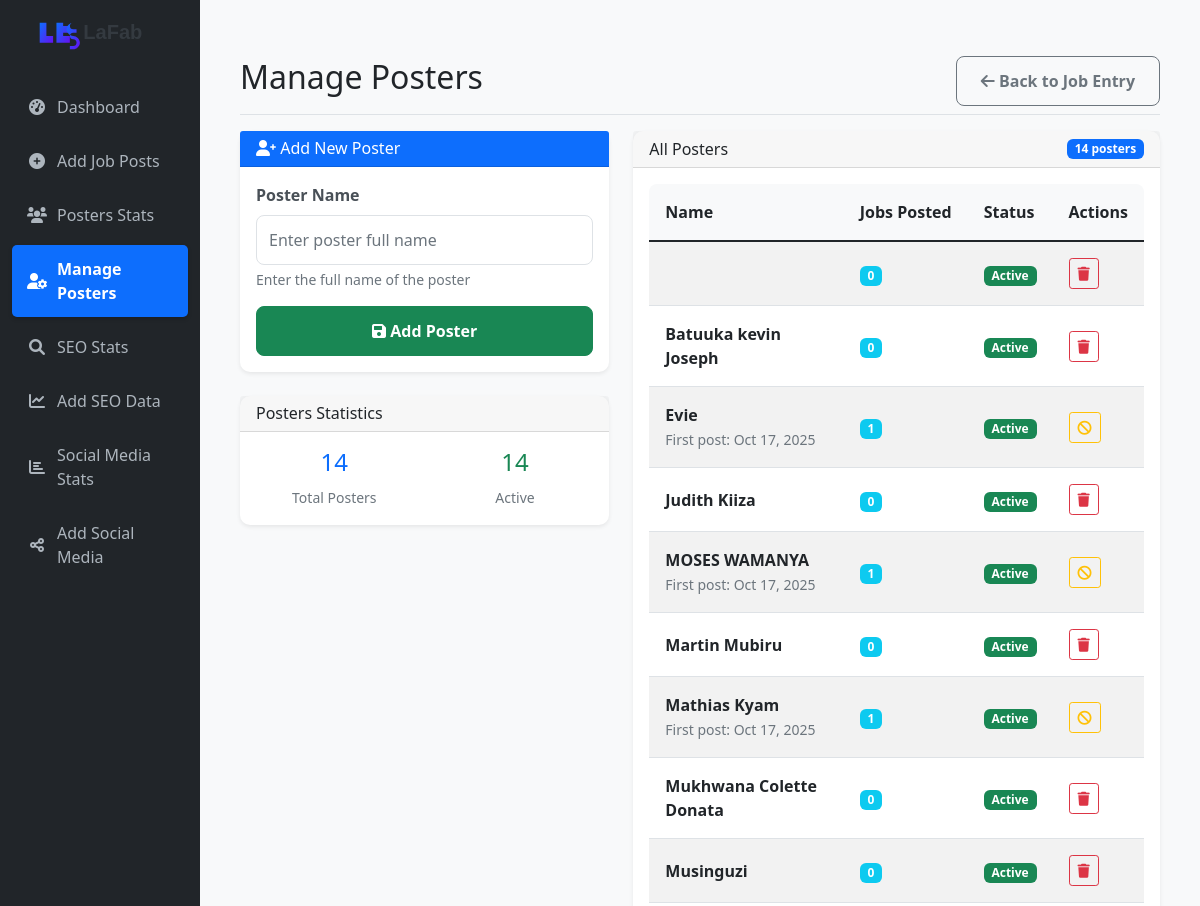
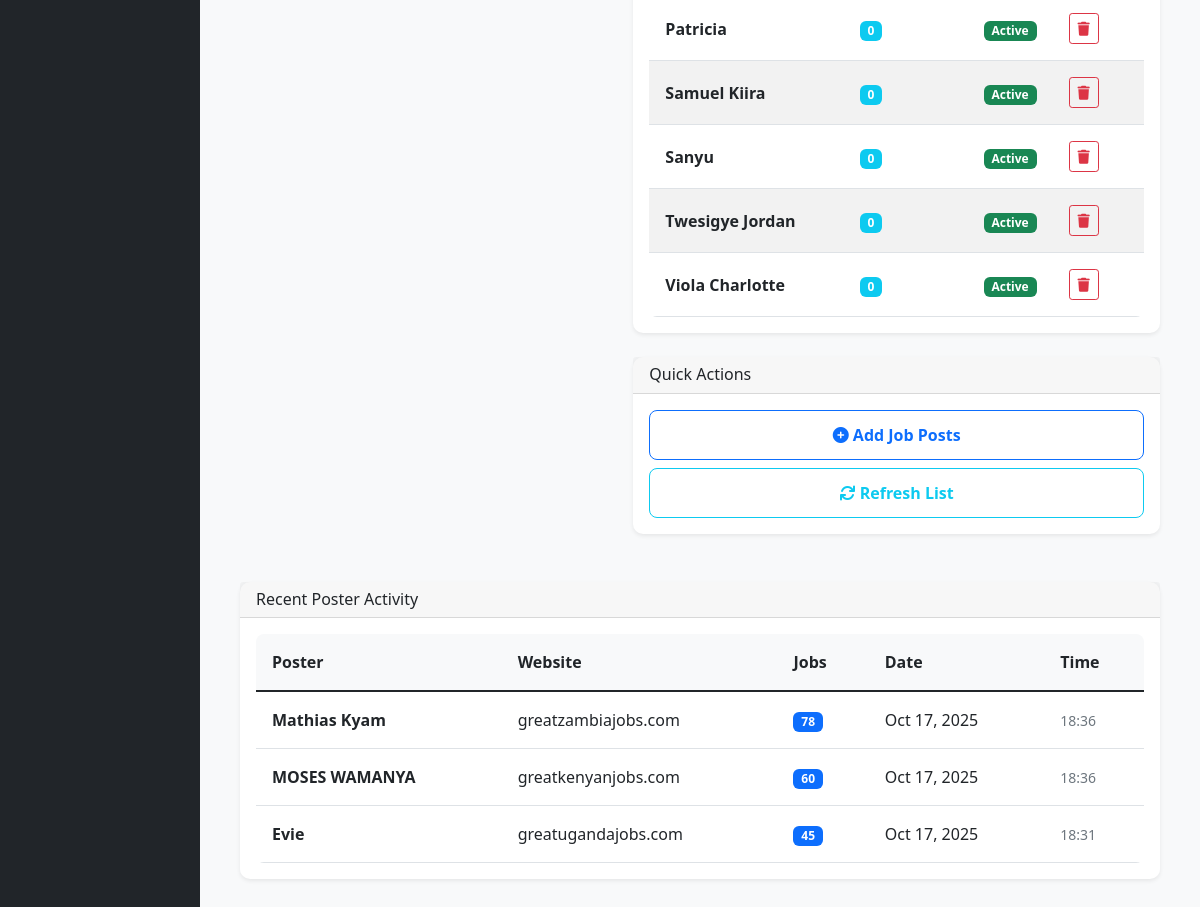
Page /pages/manage_posters.php on the earlier database version (2 pictures, top to bottom).
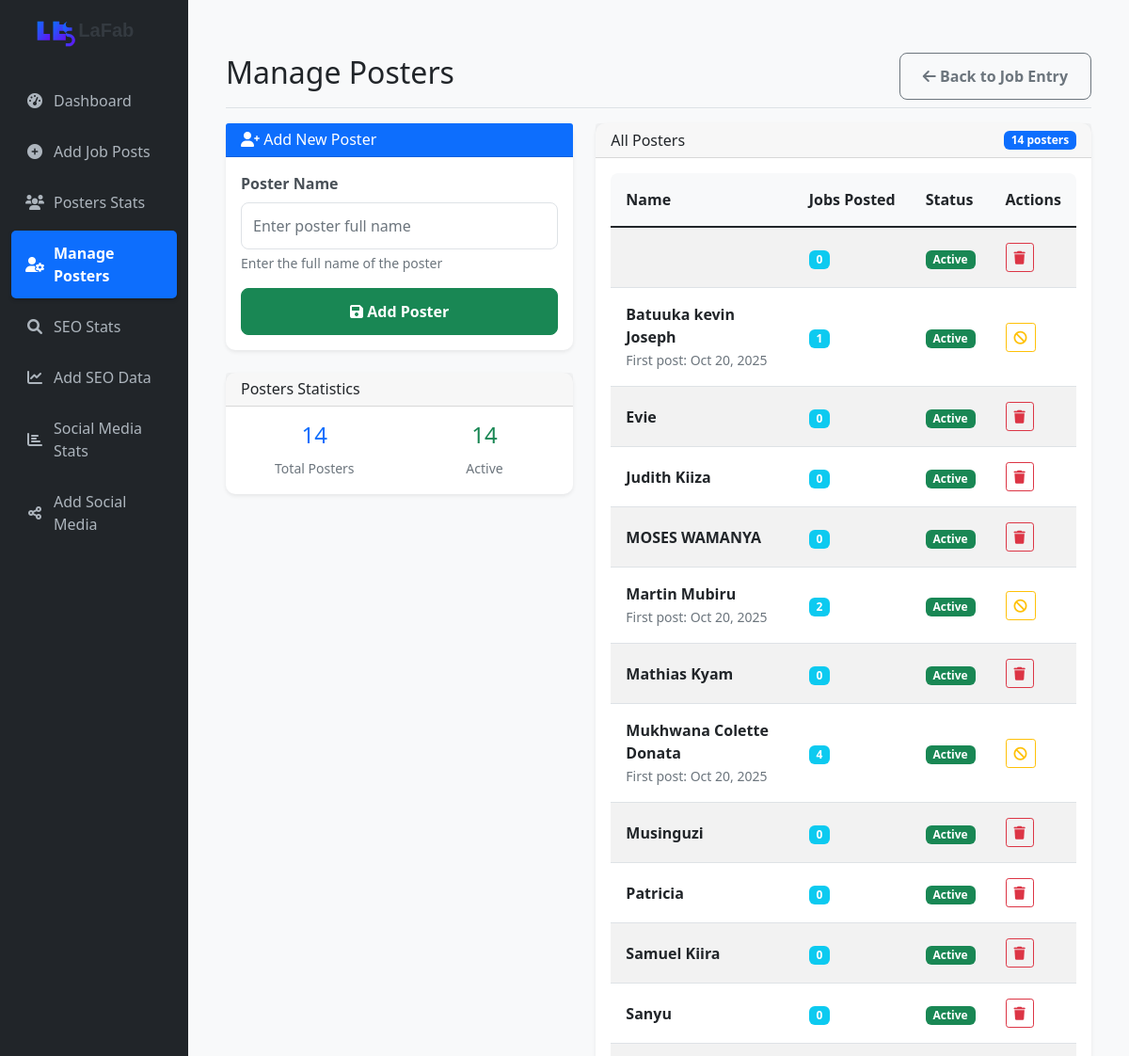
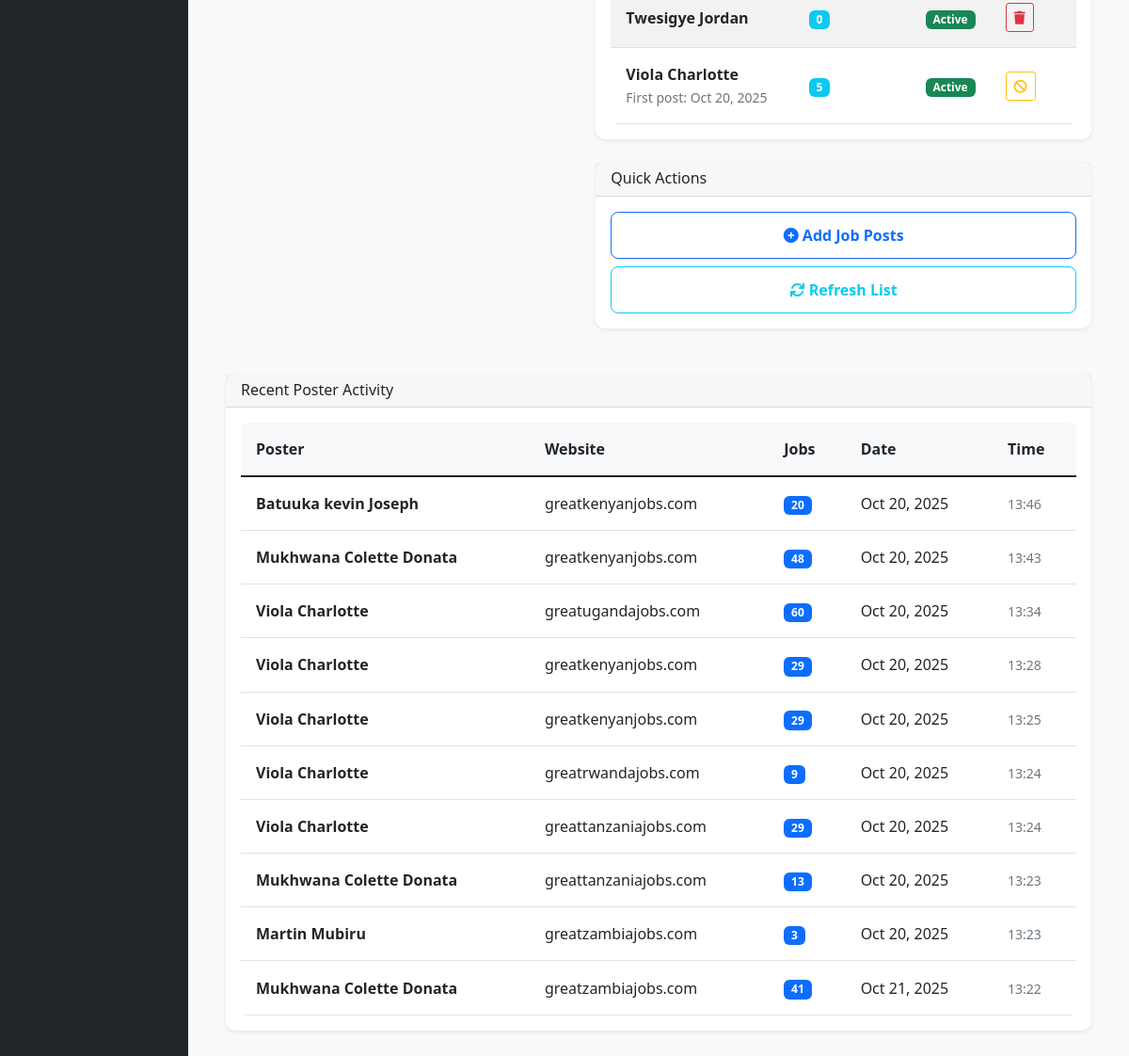
Same page on the later database version (2 pictures, top to bottom).
### tables this page shows
CREATE TABLE posters (
        id INTEGER PRIMARY KEY AUTOINCREMENT,
        name TEXT NOT NULL UNIQUE,
        is_active INTEGER DEFAULT 1,
        created_at DATETIME DEFAULT CURRENT_TIMESTAMP
    );

CREATE TABLE job_postings (
        id INTEGER PRIMARY KEY AUTOINCREMENT,
        website TEXT NOT NULL,
        poster_name TEXT NOT NULL,
        job_count INTEGER NOT NULL,
        post_date DATE NOT NULL,
        created_at DATETIME DEFAULT CURRENT_TIMESTAMP
    );

### config.php (called while the page is built, shortened)
<?php
$db_file = __DIR__ . '/jobs_dashboard.db';
try {
    $db = new SQLite3($db_file);
    $db->enableExceptions(true);
} catch (Exception $e) {
    die("Database connection failed: " . $e->getMessage());
}
function db_fetch_all($sql, $params = []) {
    global $db;
    $stmt = $db->prepare($sql);
    $result = $stmt->execute();
    $rows = [];
    while ($row = $result->fetchArray(SQLITE3_ASSOC)) {
        $rows[] = $row;
    }
    return $rows;
}
function db_fetch_one($sql, $params = []) {
    global $db;
    $stmt = $db->prepare($sql);
    $index = 1;
    foreach ($params as $param) {
        $stmt->bindValue($index++, $param);
    }
    $result = $stmt->execute();
    return $result->fetchArray(SQLITE3_ASSOC);
}
?>

### pages/manage_posters.php (the view, shortened to what the changed rows need)
<?php
require_once '../config.php';
require_once '../includes/header.php';
require_once '../includes/sidebar.php';
$posters = db_fetch_all("
    SELECT p.*,
           (SELECT COUNT(*) FROM job_postings jp WHERE jp.poster_name = p.name) as job_count
    FROM posters p
    ORDER BY p.is_active DESC, p.name ASC
");
?>
<div class="col-md-9 col-lg-10 main-content">
    <div class="d-flex justify-content-between flex-wrap flex-md-nowrap align-items-center pt-3 pb-2 mb-3 border-bottom">
        <h1 class="h2">Manage Posters</h1>
    </div>
    <div class="row">
        <div class="col-md-7">
            <div class="card">
                <div class="card-body">
                    <?php if (empty($posters)): ?>
                        <div class="text-center py-4">
                            <i class="fas fa-users fa-3x text-muted mb-3"></i>
                            <p class="text-muted">No posters found. Add your first poster using the form.</p>
                        </div>
                    <?php else: ?>
                        <div class="table-responsive">
                            <table class="table table-striped table-hover">
                                <thead>
                                    <tr>
                                        <th>Name</th>
                                        <th>Jobs Posted</th>
                                        <th>Status</th>
                                        <th>Actions</th>
                                    </tr>
                                </thead>
                                <tbody>
                                    <?php foreach ($posters as $poster): ?>
                                        <tr>
                                            <td>
                                                <strong><?php echo htmlspecialchars($poster['name']); ?></strong>
                                                <?php if ($poster['job_count'] > 0): ?>
                                                    <br>
                                                    <small class="text-muted">
                                                        First post: <?php
                                                        $first_post = db_fetch_one("SELECT MIN(post_date) as first_date FROM job_postings WHERE poster_name = ?", [$poster['name']]);
                                                        echo $first_post ? date('M j, Y', strtotime($first_post['first_date'])) : 'N/A';
                                                        ?>
                                                    </small>
                                                <?php endif; ?>
                                            </td>
                                            <td>
                                                <span class="badge bg-info"><?php echo $poster['job_count']; ?></span>
                                            </td>
                                            <td>
                                                <?php if ($poster['is_active']): ?>
                                                    <span class="badge bg-success">Active</span>
                                                <?php else: ?>
                                                    <span class="badge bg-secondary">Inactive</span>
                                                <?php endif; ?>
                                            </td>
                                            <td>
                                                <div class="btn-group btn-group-sm">
                                                    <?php if ($poster['job_count'] == 0): ?>
                                                        <a href="?delete=<?php echo $poster['id']; ?>"
                                                           class="btn btn-outline-danger"
                                                           title="Delete"
                                                           onclick="return confirm('Are you sure you want to delete <?php echo htmlspecialchars($poster['name']); ?>?')">
                                                            <i class="fas fa-trash"></i>
                                                        </a>
                                                    <?php else: ?>
                                                        <a href="?delete=<?php echo $poster['id']; ?>"
                                                           class="btn btn-outline-warning"
                                                           title="Mark Inactive"
                                                           onclick="return confirm('This poster has <?php echo $poster['job_count']; ?> job postings. Mark as inactive instead?')">
                                                            <i class="fas fa-ban"></i>
                                                        </a>
                                                    <?php endif; ?>
                                                </div>
                                            </td>
                                        </tr>
                                    <?php endforeach; ?>
                                </tbody>
                            </table>
                        </div>
                    <?php endif; ?>
                </div>
            </div>
        </div>
    </div>
    <div class="card mt-4">
        <div class="card-body">
            <?php
            $recent_activity = db_fetch_all("
                SELECT jp.poster_name, jp.website, jp.job_count, jp.post_date, jp.created_at
                FROM job_postings jp
                ORDER BY jp.created_at DESC
                LIMIT 10
            ");
            ?>
            <?php if (empty($recent_activity)): ?>
                <p class="text-muted">No recent job posting activity.</p>
            <?php else: ?>
                <div class="table-responsive">
                    <table class="table table-sm table-hover">
                        <thead>
                            <tr>
                                <th>Poster</th>
                                <th>Website</th>
                                <th>Jobs</th>
                                <th>Date</th>
                                <th>Time</th>
                            </tr>
                        </thead>
                        <tbody>
                            <?php foreach ($recent_activity as $activity): ?>
                                <tr>
                                    <td><strong><?php echo htmlspecialchars($activity['poster_name']); ?></strong></td>
                                    <td><?php echo htmlspecialchars($activity['website']); ?></td>
                                    <td><span class="badge bg-primary"><?php echo $activity['job_count']; ?></span></td>
                                    <td><?php echo date('M j, Y', strtotime($activity['post_date'])); ?></td>
                                    <td><small class="text-muted"><?php echo date('H:i', strtotime($activity['created_at'])); ?></small></td>
                                </tr>
                            <?php endforeach; ?>
                        </tbody>
                    </table>
                </div>
            <?php endif; ?>
        </div>
    </div>
</div>
<?php require_once '../includes/footer.php'; ?>

### includes/sidebar.php (shortened to what the changed rows need)
<?php
$current_page = basename($_SERVER['PHP_SELF']);
$nav_items = [
    'dashboard.php' => [
        'icon' => 'fa-tachometer-alt',
        'text' => 'Dashboard'
    ],
    'job_entry.php' => [
        'icon' => 'fa-plus-circle',
        'text' => 'Add Job Posts'
    ],
    'posters_stats.php' => [
        'icon' => 'fa-users',
        'text' => 'Posters Stats'
    ],
    'manage_posters.php' => [
        'icon' => 'fa-user-cog',
        'text' => 'Manage Posters'
    ],
    'seo_stats.php' => [
        'icon' => 'fa-search',
        'text' => 'SEO Stats'
    ],
    'seo_entry.php' => [
        'icon' => 'fa-chart-line',
        'text' => 'Add SEO Data'
    ],
    'social_stats.php' => [
        'icon' => 'fa-chart-bar',
        'text' => 'Social Media Stats'
    ],
    'social_entry.php' => [
        'icon' => 'fa-share-alt',
        'text' => 'Add Social Media'
    ]
];
?>
<div class="col-md-3 col-lg-2 bg-dark sidebar">
    <div class="sidebar-sticky pt-3">
        <ul class="nav flex-column">
            <?php foreach ($nav_items as $page => $item): ?>
                <li class="nav-item">
                    <a class="nav-link <?php echo $current_page === $page ? 'active' : ''; ?>"
                       href="<?php echo $page; ?>">
                        <i class="fas <?php echo $item['icon']; ?>"></i>
                        <?php echo $item['text']; ?>
                    </a>
                </li>
            <?php endforeach; ?>
        </ul>
    </div>
</div>

Differences in the rows shown:
removed job_postings: poster_name "Mathias Kyam", website "greatzambiajobs.com", job_count "78", post_date "Oct 17, 2025", created_at "18:36"
no longer on this page (row edited): job_postings: poster_name "MOSES WAMANYA", website "greatkenyanjobs.com", job_count "60", post_date "Oct 17, 2025", created_at "18:36"
no longer on this page (row edited): job_postings: poster_name "Evie", website "greatugandajobs.com", job_count "45", post_date "Oct 17, 2025", created_at "18:31"
changed posters "Batuuka kevin Joseph": first_date (not shown) → "Oct 20, 2025"; job_count "0" → "1"
changed posters "Evie": job_count "1" → "0"; first_date "Oct 17, 2025" → (not shown)
changed posters "MOSES WAMANYA": job_count "1" → "0"; first_date "Oct 17, 2025" → (not shown)
changed posters "Martin Mubiru": first_date (not shown) → "Oct 20, 2025"; job_count "0" → "2"
changed posters "Mathias Kyam": job_count "1" → "0"; first_date "Oct 17, 2025" → (not shown)
changed posters "Mukhwana Colette Donata": first_date (not shown) → "Oct 20, 2025"; job_count "0" → "4"
changed posters "Viola Charlotte": first_date (not shown) → "Oct 20, 2025"; job_count "0" → "5"
added job_postings: poster_name "Batuuka kevin Joseph", website "greatkenyanjobs.com", job_count "20", post_date "Oct 20, 2025", created_at "13:46"
added job_postings: poster_name "Mukhwana Colette Donata", website "greatkenyanjobs.com", job_count "48", post_date "Oct 20, 2025", created_at "13:43"
added job_postings: poster_name "Viola Charlotte", website "greatugandajobs.com", job_count "60", post_date "Oct 20, 2025", created_at "13:34"
added job_postings: poster_name "Viola Charlotte", website "greatkenyanjobs.com", job_count "29", post_date "Oct 20, 2025", created_at "13:28"
added job_postings: poster_name "Viola Charlotte", website "greatkenyanjobs.com", job_count "29", post_date "Oct 20, 2025", created_at "13:25"
added job_postings: poster_name "Viola Charlotte", website "greatrwandajobs.com", job_count "9", post_date "Oct 20, 2025", created_at "13:24"
added job_postings: poster_name "Viola Charlotte", website "greattanzaniajobs.com", job_count "29", post_date "Oct 20, 2025", created_at "13:24"
added job_postings: poster_name "Mukhwana Colette Donata", website "greattanzaniajobs.com", job_count "13", post_date "Oct 20, 2025", created_at "13:23"
added job_postings: poster_name "Martin Mubiru", website "greatzambiajobs.com", job_count "3", post_date "Oct 20, 2025", created_at "13:23"
added job_postings: poster_name "Mukhwana Colette Donata", website "greatzambiajobs.com", job_count "41", post_date "Oct 21, 2025", created_at "13:22"
